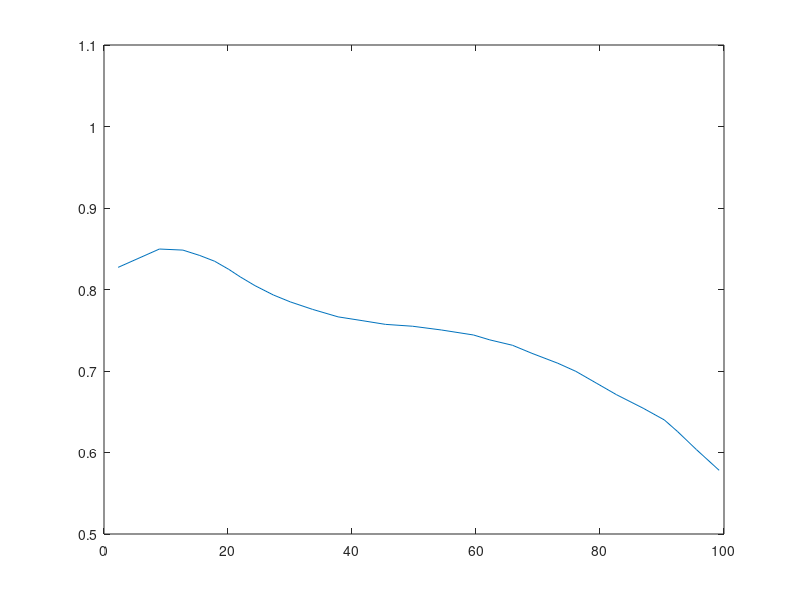
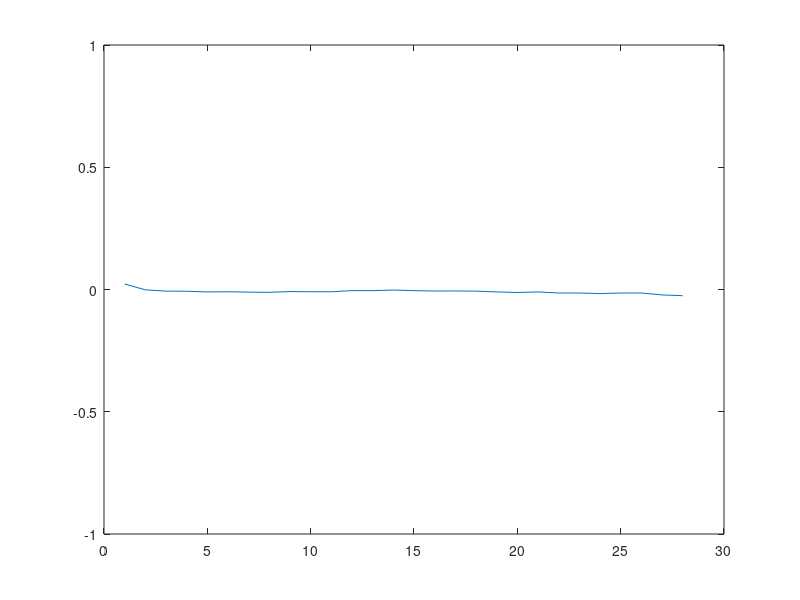
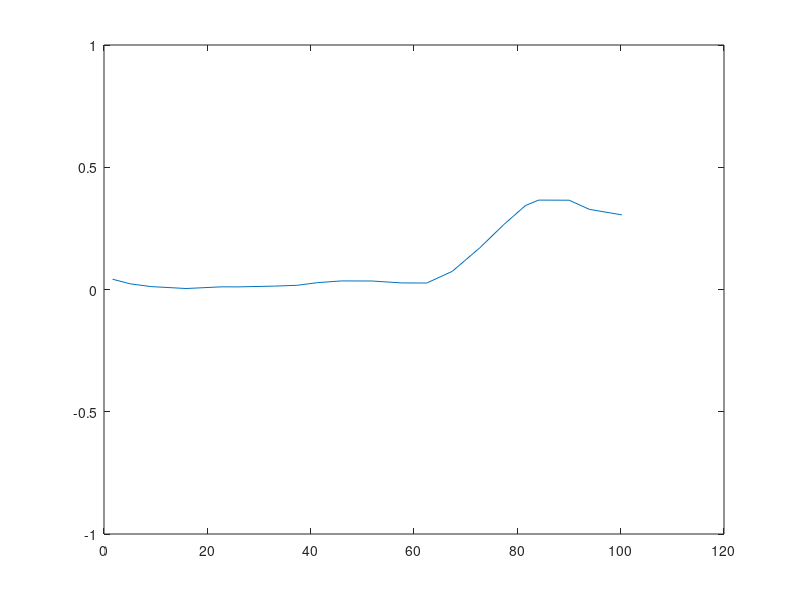

Source code (MATLAB) for these figures, in order:
% Description - Basilio Goncalves (2020)
% https://www.researchgate.net/profile/Basilio_Goncalves
%
% Literature data to compare with CEINMS
% data exctracted using https://apps.automeris.io/wpd/

% LiteratureData
%% Lai, A., Schache, A. G., Brown, N. A. T., & Pandy, M. G. (2016). 
% Human ankle plantar flexor muscle-tendon mechanics and energetics during maximum acceleration sprinting. Journal of the Royal Society Interface, 13(121). https://doi.org/10.1098/rsif.2016.0391

% GM fibre length stance 
GM_Lai_FL_3Stride =[];
GM_Lai_FL_3Stride(:,1) = [2.27272727300000;8.93939393900000;12.7272727300000;15.4545454500000;17.8549382700000;20.1346801300000;21.9760101000000;24.3434343400000;27.3246352400000;30.0427890000000;33.6377665500000;37.7588383800000;41.6168630800000;45.3872053900000;49.7713243500000;54.4184904600000;59.5917508400000;62.2222222200000;65.8838383800000;69.0404040400000;73.2070707100000;76.1111111100000;79.3939393900000;82.6767676800000;86.9696969700000;90.3787878800000;92.5252525300000;95.5555555600000;99.2171717200000];
GM_Lai_FL_3Stride(:,2) = [0.827152318000000;0.849668874000000;0.848344371000000;0.841721854000000;0.834645573000000;0.824681138000000;0.815483198000000;0.804752269000000;0.793254844000000;0.784823400000000;0.775625460000000;0.766427520000000;0.761828550000000;0.757229581000000;0.754930096000000;0.750331126000000;0.744199166000000;0.738189845000000;0.731567329000000;0.721633554000000;0.709492274000000;0.699558499000000;0.685209713000000;0.670860927000000;0.654304636000000;0.639955850000000;0.625607064000000;0.603532009000000;0.578145695000000];
Vel = diff(GM_Lai_FL_3Stride(:,2));
plot(GM_Lai_FL_3Stride(:,1),GM_Lai_FL_3Stride(:,2))
ylim([0.5 1.1])
figure 
plot(Vel)
ylim([-1 1])


% SOL norm fibre length
SOL_Lai_FL_3Stride =[];
SOL_Lai_FL_3Stride(:,1) = [1.65112452000000;5.04595475100000;9.07273276800000;15.8713490900000;22.8003851000000;25.9489292200000;33.0027875100000;37.4118687500000;41.3194219000000;45.9815061500000;51.9007690800000;57.6918512900000;62.4776383400000;67.4039204300000;72.7225810800000;77.4115329100000;81.5911202700000;84.1166724500000;90.0359353800000;93.9289352600000;100.219306600000];
SOL_Lai_FL_3Stride(:,2) = [0.0421373160000000;0.0233673280000000;0.0119579370000000;0.00404692900000000;0.0109410740000000;0.0107078490000000;0.0138890440000000;0.0172661490000000;0.0280878120000000;0.0351498800000000;0.0347114160000000;0.0268750400000000;0.0265205370000000;0.0743037750000000;0.170206097000000;0.266155063000000;0.343623242000000;0.365658386000000;0.365219922000000;0.327894515000000;0.305206339000000];
figure
plot(SOL_Lai_FL_3Stride(:,1),SOL_Lai_FL_3Stride(:,2))
ylim([-1 1])


%%